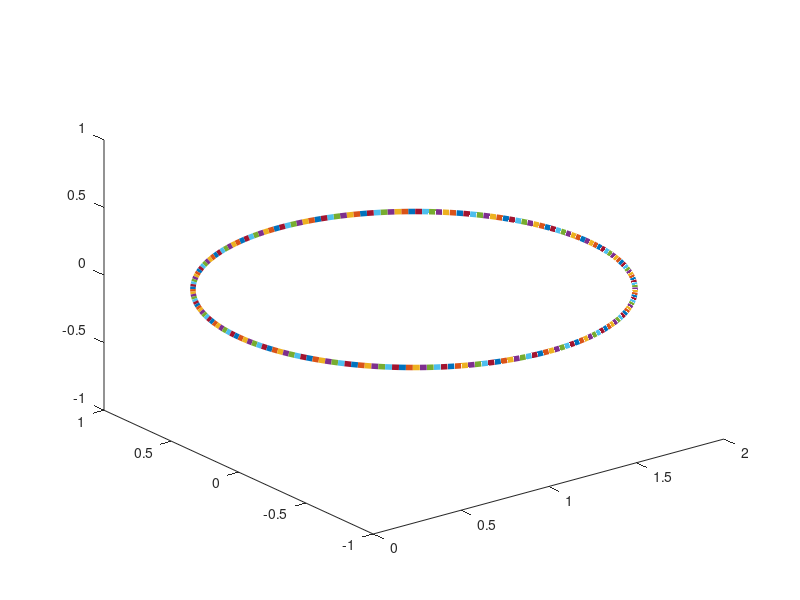

The MATLAB source for this figure: (Note: this script raises an error after producing the figure.)
close all; clear all; clc;
% building a flat bouncing ball that is rigid
NDIM = 3;

% number of nodes around the circumference of the ball
n = 200;
%n = 4; 

% initialize arrays
num_nodes = n;
num_links = n;
jj = zeros(num_links,1);
kk = zeros(num_links,1);
X = zeros(num_nodes, NDIM);
U = zeros(num_nodes, NDIM);

% set physical parameters
RB = 1.0; % radius of hoop
center = [1.0, 0, 0]; % initial location for hoop
center_cylinder = [1.0, 0, 0];
R_cylinder = 0.5; % radius
cutoff_distance = 0.1*R_cylinder;
M = ones(num_nodes,1);
M(1:n) = (5e-1)*ones(n,1); % mass of each node
G = 50000; % magnitude of the gravitational force
Sc = 8e7; % strength of the force exerted by the ground

% set numerical parameters
dt = 1e-4;
end_time = 500*dt; %1e0;
timevec = 0:dt:end_time;

% set positions of nodes around the circumference of the ball
for k = 1:n
    theta = 2*pi*k/n;
    X(k,:) = center + RB*[cos(theta), sin(theta), 0];
end

% naming index sets for the links
rimlinks = 1:n;

% build structure by creating links
jj(rimlinks) = 1:n;
kk(rimlinks) = [2:n 1];

% plot initial structure
figure(1);
x = [X(jj,1) X(kk,1)];
y = [X(jj,2) X(kk,2)];
z = [X(jj,3) X(kk,3)];
plot3(x',y',z','linewidth',4)

% make a gravitational force
F_gravity = zeros(num_nodes, NDIM);
F_gravity(:,1) = 0;
F_gravity(:,2) = 0;
F_gravity(:,3) = 0; %-G.*M; 

% initialize the position of the center of mass
Xcm = (sum((M.*X))./sum(M))';

% initialize velocity center of mass
Ucm = (sum((M.*U))./sum(M))';

% initialize Xtwiddle
Xtwiddle = zeros(num_nodes,NDIM);
Xtwiddle = X - Xcm';

% initialize the angular velocity
L = zeros(NDIM,1);
%L = [0; 1e9; 0];
for k = 1:num_nodes
    L = L + cross(Xtwiddle(k,:),U(k,:))';
end	

% here is the timestep loop
centroid_position = zeros(length(timevec), NDIM);
for t = 1:length(timevec)

    % this just displays the current simulation time in the matlab window
    disp(timevec(t));	

    % compute moment of inertia tensor
    I = zeros(NDIM, NDIM);
    for k = 1:num_nodes
	I = I + M(k).*( (norm(Xtwiddle(k,:))^2).*eye(NDIM) - Xtwiddle(k,:)'*Xtwiddle(k,:) );
    end     

    % compute the angular velocity
    Omega = I\L;

    % normalize angular velocity if it is nonzero
    if(norm(Omega) > 100*eps)
         unit_Omega = Omega/norm(Omega);
         Omega_cross = [0 -Omega(3) Omega(2); Omega(3) 0 -Omega(1); -Omega(2) Omega(1) 0];
         P_Omega = unit_Omega*unit_Omega';
	 Xtwiddle = ( P_Omega*(Xtwiddle') + cos(norm(Omega)*dt).*(eye(NDIM) - P_Omega)*(Xtwiddle') + sin(norm(Omega)*dt).*(Omega_cross*(Xtwiddle'))./norm(Omega) )';
    end

    % compute net force and net torque
    net_force = zeros(NDIM,1);
    net_torque = zeros(NDIM,1);
    cylinder_force = F_cylinder(X,Sc,t,cutoff_distance,center_cylinder,R_cylinder);
    for l = 1:num_nodes
    	net_force = net_force + F_gravity(l,:)' + cylinder_force(l,:)';
        net_torque = net_torque + cross(Xtwiddle(l,:)', F_gravity(l,:)' + cylinder_force(l,:)');
    end	

    % update the position and velocity for the center of mass
    Ucm = Ucm + (dt/sum(M)).*net_force;
    Xcm = Xcm + dt.*Ucm;

    % update the angular momentum
    L = L + dt.*net_torque;    

    % update positions of individual masses
    X = Xtwiddle + Xcm';

    % plot the current position of the hula hoop
    figure(2);
    x = [X(jj,1) X(kk,1)];
    y = [X(jj,2) X(kk,2)];
    z = [X(jj,3) X(kk,3)];
    %plot3(x',y',z','linewidth',4)
    plot(x',y','linewidth',4);
    axis equal
    th = 0.1*t;	
    current_center = [cos(th) -sin(th) 0; sin(th) cos(th) 0; 0 0 1]*center_cylinder';
    viscircles(current_center(1:2)',R_cylinder);
    %sum(abs(cylinder_force))
    xlim([-5 5])
    ylim([-5 5])
    zlim([0 12])
    pause(0.0001)

    % stop simulation if it blows up.
    if(norm(X)> 1e2)
      break
    end

end

% function which defines the force the cylinder exerts on the hoops
function Fc = F_cylinder(X,Sc,time,cutoff_distance,center_cylinder,R_cylinder)
    Fc = zeros(size(X));
    th = 0.1*time;
    current_center = [cos(th) -sin(th) 0; sin(th) cos(th) 0; 0 0 1]*center_cylinder';
    min_dist =  1e9;
    current_center;
    for (ii = 1:length(X))
	arr = X(ii,:) - current_center';
	min_dist = min(min_dist,norm(arr));
        direction = (arr)./norm(arr);
        if(norm(arr) < R_cylinder + cutoff_distance)
           Fc(ii,:) = Sc.*direction;
        end
    end
end

